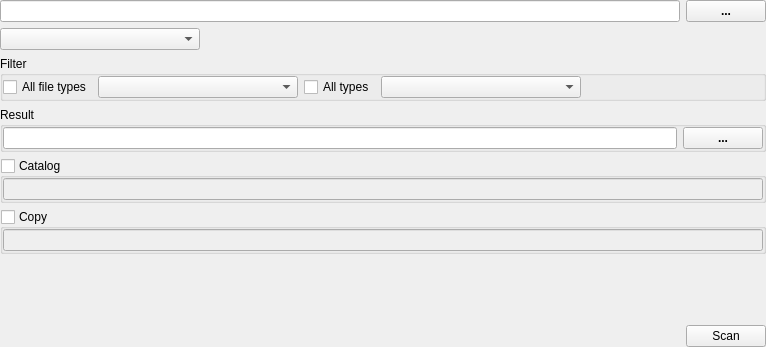
<?xml version="1.0" encoding="UTF-8"?>
<ui version="4.0">
 <class>XScanSortWidget</class>
 <widget class="QWidget" name="XScanSortWidget">
  <property name="geometry">
   <rect>
    <x>0</x>
    <y>0</y>
    <width>766</width>
    <height>347</height>
   </rect>
  </property>
  <property name="windowTitle">
   <string>Form</string>
  </property>
  <layout class="QVBoxLayout" name="verticalLayout">
   <property name="leftMargin">
    <number>0</number>
   </property>
   <property name="topMargin">
    <number>0</number>
   </property>
   <property name="rightMargin">
    <number>0</number>
   </property>
   <property name="bottomMargin">
    <number>0</number>
   </property>
   <item>
    <layout class="QHBoxLayout" name="horizontalLayout">
     <item>
      <widget class="QLineEdit" name="lineEditDirectoryName"/>
     </item>
     <item>
      <widget class="QPushButton" name="pushButtonOpenDirectory">
       <property name="font">
        <font>
         <bold>true</bold>
        </font>
       </property>
       <property name="text">
        <string>...</string>
       </property>
      </widget>
     </item>
    </layout>
   </item>
   <item>
    <layout class="QHBoxLayout" name="horizontalLayout_3">
     <item>
      <widget class="QComboBox" name="comboBoxFlags">
       <property name="minimumSize">
        <size>
         <width>200</width>
         <height>0</height>
        </size>
       </property>
      </widget>
     </item>
     <item>
      <spacer name="horizontalSpacer">
       <property name="orientation">
        <enum>Qt::Horizontal</enum>
       </property>
       <property name="sizeHint" stdset="0">
        <size>
         <width>40</width>
         <height>20</height>
        </size>
       </property>
      </spacer>
     </item>
    </layout>
   </item>
   <item>
    <widget class="QGroupBox" name="groupBoxFilter">
     <property name="title">
      <string>Filter</string>
     </property>
     <layout class="QHBoxLayout" name="horizontalLayout_6">
      <property name="leftMargin">
       <number>0</number>
      </property>
      <property name="topMargin">
       <number>0</number>
      </property>
      <property name="rightMargin">
       <number>0</number>
      </property>
      <property name="bottomMargin">
       <number>0</number>
      </property>
      <item>
       <widget class="QCheckBox" name="checkBoxAllFileTypes">
        <property name="text">
         <string>All file types</string>
        </property>
       </widget>
      </item>
      <item>
       <widget class="QComboBox" name="comboBoxFileType">
        <property name="minimumSize">
         <size>
          <width>200</width>
          <height>0</height>
         </size>
        </property>
       </widget>
      </item>
      <item>
       <widget class="QCheckBox" name="checkBoxAllTypes">
        <property name="text">
         <string>All types</string>
        </property>
       </widget>
      </item>
      <item>
       <widget class="QComboBox" name="comboBoxType">
        <property name="minimumSize">
         <size>
          <width>200</width>
          <height>0</height>
         </size>
        </property>
       </widget>
      </item>
      <item>
       <spacer name="horizontalSpacer_3">
        <property name="orientation">
         <enum>Qt::Horizontal</enum>
        </property>
        <property name="sizeHint" stdset="0">
         <size>
          <width>40</width>
          <height>20</height>
         </size>
        </property>
       </spacer>
      </item>
     </layout>
    </widget>
   </item>
   <item>
    <widget class="QGroupBox" name="groupBox">
     <property name="title">
      <string>Result</string>
     </property>
     <layout class="QHBoxLayout" name="horizontalLayout_5">
      <property name="leftMargin">
       <number>0</number>
      </property>
      <property name="topMargin">
       <number>0</number>
      </property>
      <property name="rightMargin">
       <number>0</number>
      </property>
      <property name="bottomMargin">
       <number>0</number>
      </property>
      <item>
       <widget class="QLineEdit" name="lineEditResult"/>
      </item>
      <item>
       <widget class="QPushButton" name="pushButtonResult">
        <property name="font">
         <font>
          <bold>true</bold>
         </font>
        </property>
        <property name="text">
         <string>...</string>
        </property>
       </widget>
      </item>
     </layout>
    </widget>
   </item>
   <item>
    <widget class="QGroupBox" name="groupBoxCatalog">
     <property name="title">
      <string>Catalog</string>
     </property>
     <property name="checkable">
      <bool>true</bool>
     </property>
     <property name="checked">
      <bool>false</bool>
     </property>
     <layout class="QVBoxLayout" name="verticalLayout_2">
      <property name="leftMargin">
       <number>0</number>
      </property>
      <property name="topMargin">
       <number>0</number>
      </property>
      <property name="rightMargin">
       <number>0</number>
      </property>
      <property name="bottomMargin">
       <number>0</number>
      </property>
      <item>
       <widget class="QLineEdit" name="lineEditCatalogFormat"/>
      </item>
     </layout>
    </widget>
   </item>
   <item>
    <widget class="QGroupBox" name="groupBoxCopy">
     <property name="title">
      <string>Copy</string>
     </property>
     <property name="checkable">
      <bool>true</bool>
     </property>
     <property name="checked">
      <bool>false</bool>
     </property>
     <layout class="QVBoxLayout" name="verticalLayout_3">
      <property name="leftMargin">
       <number>0</number>
      </property>
      <property name="topMargin">
       <number>0</number>
      </property>
      <property name="rightMargin">
       <number>0</number>
      </property>
      <property name="bottomMargin">
       <number>0</number>
      </property>
      <item>
       <widget class="QLineEdit" name="lineEditCopyFormat"/>
      </item>
     </layout>
    </widget>
   </item>
   <item>
    <spacer name="verticalSpacer">
     <property name="orientation">
      <enum>Qt::Vertical</enum>
     </property>
     <property name="sizeHint" stdset="0">
      <size>
       <width>20</width>
       <height>40</height>
      </size>
     </property>
    </spacer>
   </item>
   <item>
    <layout class="QHBoxLayout" name="horizontalLayout_4">
     <item>
      <spacer name="horizontalSpacer_2">
       <property name="orientation">
        <enum>Qt::Horizontal</enum>
       </property>
       <property name="sizeHint" stdset="0">
        <size>
         <width>40</width>
         <height>20</height>
        </size>
       </property>
      </spacer>
     </item>
     <item>
      <widget class="QPushButton" name="pushButtonScan">
       <property name="text">
        <string>Scan</string>
       </property>
      </widget>
     </item>
    </layout>
   </item>
  </layout>
 </widget>
 <resources/>
 <connections/>
</ui>
